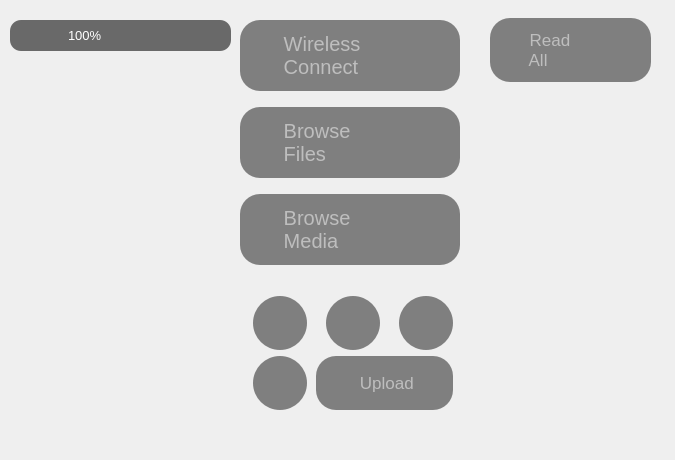
<?xml version="1.0" encoding="UTF-8"?>
<ui version="4.0">
 <class>MainPage</class>
 <widget class="QWidget" name="MainPage">
  <property name="geometry">
   <rect>
    <x>0</x>
    <y>0</y>
    <width>675</width>
    <height>460</height>
   </rect>
  </property>
  <property name="maximumSize">
   <size>
    <width>675</width>
    <height>460</height>
   </size>
  </property>
  <property name="windowTitle">
   <string>Form</string>
  </property>
  <widget class="QFrame" name="statusBar">
   <property name="geometry">
    <rect>
     <x>10</x>
     <y>20</y>
     <width>221</width>
     <height>31</height>
    </rect>
   </property>
   <property name="maximumSize">
    <size>
     <width>99999</width>
     <height>99999</height>
    </size>
   </property>
   <property name="styleSheet">
    <string notr="true">#statusBar {
    background-color: rgba(50, 50, 50, 180); 
    padding: 4px 12px; 
	border-radius: 11px;
}
QLabel {
    color: white;
    font-size: 13px;
}</string>
   </property>
   <property name="frameShape">
    <enum>QFrame::StyledPanel</enum>
   </property>
   <property name="frameShadow">
    <enum>QFrame::Raised</enum>
   </property>
   <widget class="QWidget" name="horizontalLayoutWidget_2">
    <property name="geometry">
     <rect>
      <x>120</x>
      <y>0</y>
      <width>91</width>
      <height>31</height>
     </rect>
    </property>
    <layout class="QHBoxLayout" name="horizontalLayout_2">
     <item>
      <widget class="QLabel" name="label_3">
       <property name="maximumSize">
        <size>
         <width>19</width>
         <height>19</height>
        </size>
       </property>
       <property name="text">
        <string/>
       </property>
       <property name="pixmap">
        <pixmap resource="resources.qrc">:/imgs/resources/wifiStatus.png</pixmap>
       </property>
       <property name="scaledContents">
        <bool>true</bool>
       </property>
      </widget>
     </item>
     <item>
      <widget class="QLabel" name="label_2">
       <property name="maximumSize">
        <size>
         <width>19</width>
         <height>19</height>
        </size>
       </property>
       <property name="text">
        <string/>
       </property>
       <property name="pixmap">
        <pixmap resource="resources.qrc">:/imgs/resources/networkStatus.png</pixmap>
       </property>
       <property name="scaledContents">
        <bool>true</bool>
       </property>
      </widget>
     </item>
     <item>
      <widget class="QLabel" name="label">
       <property name="maximumSize">
        <size>
         <width>19</width>
         <height>19</height>
        </size>
       </property>
       <property name="text">
        <string/>
       </property>
       <property name="pixmap">
        <pixmap resource="resources.qrc">:/imgs/resources/networkStatus.png</pixmap>
       </property>
       <property name="scaledContents">
        <bool>true</bool>
       </property>
      </widget>
     </item>
    </layout>
   </widget>
   <widget class="QWidget" name="horizontalLayoutWidget">
    <property name="geometry">
     <rect>
      <x>10</x>
      <y>0</y>
      <width>91</width>
      <height>32</height>
     </rect>
    </property>
    <layout class="QHBoxLayout" name="horizontalLayout_3">
     <item>
      <widget class="QLabel" name="label_4">
       <property name="maximumSize">
        <size>
         <width>30</width>
         <height>30</height>
        </size>
       </property>
       <property name="text">
        <string/>
       </property>
       <property name="pixmap">
        <pixmap resource="resources.qrc">:/imgs/resources/batteryStatus.png</pixmap>
       </property>
       <property name="scaledContents">
        <bool>true</bool>
       </property>
      </widget>
     </item>
     <item>
      <widget class="QLabel" name="label_5">
       <property name="sizePolicy">
        <sizepolicy hsizetype="Fixed" vsizetype="Preferred">
         <horstretch>0</horstretch>
         <verstretch>0</verstretch>
        </sizepolicy>
       </property>
       <property name="minimumSize">
        <size>
         <width>0</width>
         <height>0</height>
        </size>
       </property>
       <property name="maximumSize">
        <size>
         <width>35</width>
         <height>19</height>
        </size>
       </property>
       <property name="font">
        <font>
         <pointsize>-1</pointsize>
        </font>
       </property>
       <property name="text">
        <string>100%</string>
       </property>
       <property name="scaledContents">
        <bool>false</bool>
       </property>
       <property name="wordWrap">
        <bool>false</bool>
       </property>
       <property name="openExternalLinks">
        <bool>false</bool>
       </property>
      </widget>
     </item>
    </layout>
   </widget>
  </widget>
  <widget class="QLabel" name="frameLabel">
   <property name="geometry">
    <rect>
     <x>20</x>
     <y>60</y>
     <width>200</width>
     <height>370</height>
    </rect>
   </property>
   <property name="maximumSize">
    <size>
     <width>200</width>
     <height>370</height>
    </size>
   </property>
   <property name="text">
    <string/>
   </property>
   <property name="pixmap">
    <pixmap resource="resources.qrc">:/imgs/resources/pixelFrame.png</pixmap>
   </property>
   <property name="scaledContents">
    <bool>true</bool>
   </property>
  </widget>
  <widget class="QLabel" name="wallpaperLabel">
   <property name="geometry">
    <rect>
     <x>30</x>
     <y>70</y>
     <width>180</width>
     <height>347</height>
    </rect>
   </property>
   <property name="minimumSize">
    <size>
     <width>180</width>
     <height>347</height>
    </size>
   </property>
   <property name="maximumSize">
    <size>
     <width>180</width>
     <height>347</height>
    </size>
   </property>
   <property name="text">
    <string/>
   </property>
   <property name="pixmap">
    <pixmap resource="resources.qrc">:/imgs/resources/wallpaper.png</pixmap>
   </property>
   <property name="scaledContents">
    <bool>true</bool>
   </property>
  </widget>
  <widget class="QWidget" name="">
   <property name="geometry">
    <rect>
     <x>240</x>
     <y>10</y>
     <width>229</width>
     <height>411</height>
    </rect>
   </property>
   <layout class="QVBoxLayout" name="verticalLayout_4">
    <item>
     <widget class="QPushButton" name="wirelessConnectButton">
      <property name="maximumSize">
       <size>
        <width>220</width>
        <height>16777215</height>
       </size>
      </property>
      <property name="styleSheet">
       <string notr="true">QPushButton {
	background-color: rgba(50, 50, 50, 150); 
    color: #BEBEBE; 
    border-radius: 20px;
    font-family: &quot;Segoe UI&quot;;
    font-size: 15pt;
    qproperty-iconSize: 45px 45px;
	text-align: left;
	padding: 12px 24px 12px 16px;

}

QPushButton:hover {
    background-color: #3A3A3C;
}

QPushButton:pressed {
    background-color: #48484A;
}
</string>
      </property>
      <property name="text">
       <string>     Wireless
     Connect</string>
      </property>
      <property name="icon">
       <iconset resource="resources.qrc">
        <normaloff>:/imgs/resources/remoteConnectIcon.png</normaloff>:/imgs/resources/remoteConnectIcon.png</iconset>
      </property>
     </widget>
    </item>
    <item>
     <widget class="QPushButton" name="browseFileButton">
      <property name="maximumSize">
       <size>
        <width>220</width>
        <height>16777215</height>
       </size>
      </property>
      <property name="styleSheet">
       <string notr="true">QPushButton {
	background-color: rgba(50, 50, 50, 150); 
    color: #BEBEBE; 
    border-radius: 20px;
    font-family: &quot;Segoe UI&quot;;
    font-size: 15pt;
    qproperty-iconSize: 45px 45px;
	text-align: left;
	padding: 12px 24px 12px 16px;

}

QPushButton:hover {
    background-color: #3A3A3C;
}

QPushButton:pressed {
    background-color: #48484A;
}
</string>
      </property>
      <property name="text">
       <string>     Browse
     Files</string>
      </property>
      <property name="icon">
       <iconset resource="resources.qrc">
        <normaloff>:/imgs/resources/filesIcon.png</normaloff>:/imgs/resources/filesIcon.png</iconset>
      </property>
     </widget>
    </item>
    <item>
     <widget class="QPushButton" name="browseMediaButton">
      <property name="maximumSize">
       <size>
        <width>220</width>
        <height>16777215</height>
       </size>
      </property>
      <property name="styleSheet">
       <string notr="true">QPushButton {
	background-color: rgba(50, 50, 50, 150); 
    color: #BEBEBE; 
    border-radius: 20px;
    font-family: &quot;Segoe UI&quot;;
    font-size: 15pt;
    qproperty-iconSize: 45px 45px;
	text-align: left;
	padding: 12px 24px 12px 16px;

}

QPushButton:hover {
    background-color: #3A3A3C;
}

QPushButton:pressed {
    background-color: #48484A;
}
</string>
      </property>
      <property name="text">
       <string>     Browse
     Media</string>
      </property>
      <property name="icon">
       <iconset resource="resources.qrc">
        <normaloff>:/imgs/resources/mediaIcon.png</normaloff>:/imgs/resources/mediaIcon.png</iconset>
      </property>
     </widget>
    </item>
    <item>
     <layout class="QGridLayout" name="miniButtonsLayout">
      <item row="1" column="1">
       <widget class="QPushButton" name="hotspotButton">
        <property name="maximumSize">
         <size>
          <width>54</width>
          <height>54</height>
         </size>
        </property>
        <property name="styleSheet">
         <string notr="true">QPushButton {
	background-color: rgba(50, 50, 50, 150); 
    color: #BEBEBE; 
    border-radius: 27px;
    font-family: &quot;Segoe UI&quot;;
    font-size: 15pt;
    qproperty-iconSize: 30px 30px;
	padding: 0px;

}

QPushButton:hover {
    background-color: #3A3A3C;
}

QPushButton:pressed {
    background-color: #48484A;
}
</string>
        </property>
        <property name="text">
         <string/>
        </property>
        <property name="icon">
         <iconset resource="resources.qrc">
          <normaloff>:/imgs/resources/hotspotIcon.png</normaloff>:/imgs/resources/hotspotIcon.png</iconset>
        </property>
        <property name="iconSize">
         <size>
          <width>30</width>
          <height>30</height>
         </size>
        </property>
       </widget>
      </item>
      <item row="0" column="1">
       <spacer name="verticalSpacer">
        <property name="orientation">
         <enum>Qt::Vertical</enum>
        </property>
        <property name="sizeType">
         <enum>QSizePolicy::Fixed</enum>
        </property>
        <property name="sizeHint" stdset="0">
         <size>
          <width>20</width>
          <height>15</height>
         </size>
        </property>
       </spacer>
      </item>
      <item row="1" column="0">
       <widget class="QPushButton" name="bluetoothButton">
        <property name="maximumSize">
         <size>
          <width>54</width>
          <height>54</height>
         </size>
        </property>
        <property name="styleSheet">
         <string notr="true">QPushButton {
	background-color: rgba(50, 50, 50, 150); 
    color: #BEBEBE; 
    border-radius: 27px;
    font-family: &quot;Segoe UI&quot;;
    font-size: 15pt;
    qproperty-iconSize: 30px 30px;
	padding: 0px;

}

QPushButton:hover {
    background-color: #3A3A3C;
}

QPushButton:pressed {
    background-color: #48484A;
}
</string>
        </property>
        <property name="text">
         <string/>
        </property>
        <property name="icon">
         <iconset resource="resources.qrc">
          <normaloff>:/imgs/resources/bluetoothIcon.png</normaloff>:/imgs/resources/bluetoothIcon.png</iconset>
        </property>
        <property name="iconSize">
         <size>
          <width>30</width>
          <height>30</height>
         </size>
        </property>
       </widget>
      </item>
      <item row="1" column="2">
       <widget class="QPushButton" name="wifiButton">
        <property name="maximumSize">
         <size>
          <width>54</width>
          <height>54</height>
         </size>
        </property>
        <property name="styleSheet">
         <string notr="true">QPushButton {
	background-color: rgba(50, 50, 50, 150); 
    color: #BEBEBE; 
    border-radius: 27px;
    font-family: &quot;Segoe UI&quot;;
    font-size: 15pt;
    qproperty-iconSize: 30px 30px;
	padding: 0px;

}

QPushButton:hover {
    background-color: #3A3A3C;
}

QPushButton:pressed {
    background-color: #48484A;
}
</string>
        </property>
        <property name="text">
         <string/>
        </property>
        <property name="icon">
         <iconset resource="resources.qrc">
          <normaloff>:/imgs/resources/wifiIcon.png</normaloff>:/imgs/resources/wifiIcon.png</iconset>
        </property>
        <property name="iconSize">
         <size>
          <width>30</width>
          <height>30</height>
         </size>
        </property>
       </widget>
      </item>
      <item row="2" column="0" colspan="3">
       <layout class="QHBoxLayout" name="horizontalLayout_4">
        <item>
         <widget class="QPushButton" name="notificationButton">
          <property name="maximumSize">
           <size>
            <width>54</width>
            <height>54</height>
           </size>
          </property>
          <property name="styleSheet">
           <string notr="true">QPushButton {
	background-color: rgba(50, 50, 50, 150); 
    color: #BEBEBE; 
    border-radius: 27px;
    font-family: &quot;Segoe UI&quot;;
    font-size: 15pt;
    qproperty-iconSize: 30px 30px;
	padding: 0px;

}

QPushButton:hover {
    background-color: #3A3A3C;
}

QPushButton:pressed {
    background-color: #48484A;
}
</string>
          </property>
          <property name="text">
           <string/>
          </property>
          <property name="icon">
           <iconset resource="resources.qrc">
            <normaloff>:/imgs/resources/notificationIcon.png</normaloff>:/imgs/resources/notificationIcon.png</iconset>
          </property>
          <property name="iconSize">
           <size>
            <width>30</width>
            <height>30</height>
           </size>
          </property>
         </widget>
        </item>
        <item>
         <spacer name="horizontalSpacer">
          <property name="orientation">
           <enum>Qt::Horizontal</enum>
          </property>
          <property name="sizeType">
           <enum>QSizePolicy::Fixed</enum>
          </property>
          <property name="sizeHint" stdset="0">
           <size>
            <width>3</width>
            <height>20</height>
           </size>
          </property>
         </spacer>
        </item>
        <item>
         <widget class="QPushButton" name="uploadButton">
          <property name="maximumSize">
           <size>
            <width>200</width>
            <height>54</height>
           </size>
          </property>
          <property name="font">
           <font>
            <family>Segoe UI</family>
            <pointsize>13</pointsize>
           </font>
          </property>
          <property name="styleSheet">
           <string notr="true">QPushButton {
	background-color: rgba(50, 50, 50, 150); 
    color: #BEBEBE; 
    border-radius: 20px;
    font-family: &quot;Segoe UI&quot;;
    font-size: 13pt;
    qproperty-iconSize: 30px 30px;
	padding: 0px;

}

QPushButton:hover {
    background-color: #3A3A3C;
}

QPushButton:pressed {
    background-color: #48484A;
}
</string>
          </property>
          <property name="text">
           <string> Upload</string>
          </property>
          <property name="icon">
           <iconset resource="resources.qrc">
            <normaloff>:/imgs/resources/uploadIcon.png</normaloff>:/imgs/resources/uploadIcon.png</iconset>
          </property>
          <property name="iconSize">
           <size>
            <width>30</width>
            <height>30</height>
           </size>
          </property>
         </widget>
        </item>
       </layout>
      </item>
     </layout>
    </item>
   </layout>
  </widget>
  <widget class="QWidget" name="verticalLayoutWidget">
   <property name="geometry">
    <rect>
     <x>490</x>
     <y>10</y>
     <width>161</width>
     <height>81</height>
    </rect>
   </property>
   <layout class="QVBoxLayout" name="verticalLayout">
    <item>
     <widget class="QPushButton" name="readAllButton">
      <property name="maximumSize">
       <size>
        <width>220</width>
        <height>16777215</height>
       </size>
      </property>
      <property name="styleSheet">
       <string notr="true">QPushButton {
	background-color: rgba(50, 50, 50, 150); 
    color: #BEBEBE; 
    border-radius: 20px;
    font-family: &quot;Segoe UI&quot;;
    font-size: 13pt;
    qproperty-iconSize: 30px 30px;
	text-align: left;
	padding: 12px 14px 12px 16px;

}

QPushButton:hover {
    background-color: #3A3A3C;
}

QPushButton:pressed {
    background-color: #48484A;
}
</string>
      </property>
      <property name="text">
       <string>     Read
     All</string>
      </property>
      <property name="icon">
       <iconset resource="resources.qrc">
        <normaloff>:/imgs/resources/readAllIcon.png</normaloff>:/imgs/resources/readAllIcon.png</iconset>
      </property>
      <property name="iconSize">
       <size>
        <width>30</width>
        <height>30</height>
       </size>
      </property>
     </widget>
    </item>
   </layout>
  </widget>
  <zorder>wallpaperLabel</zorder>
  <zorder>statusBar</zorder>
  <zorder>frameLabel</zorder>
  <zorder></zorder>
  <zorder>verticalLayoutWidget</zorder>
 </widget>
 <resources>
  <include location="resources.qrc"/>
 </resources>
 <connections/>
</ui>
